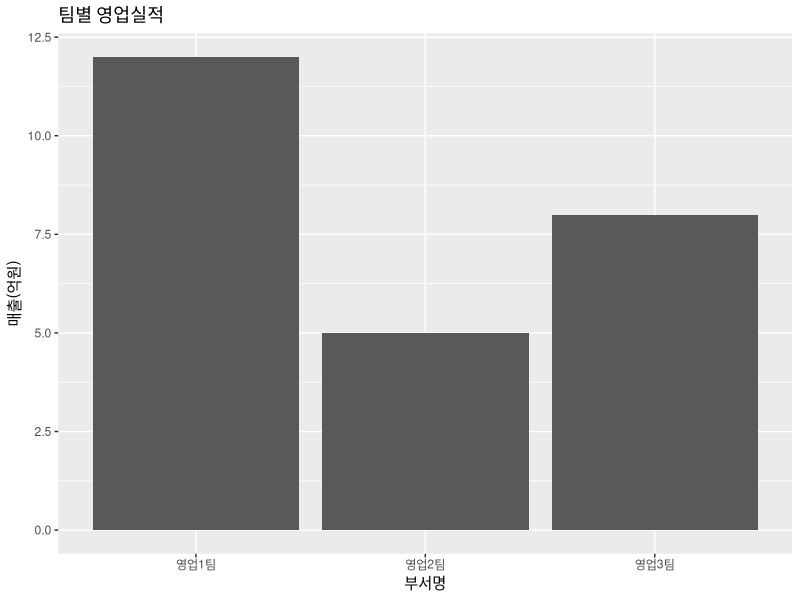
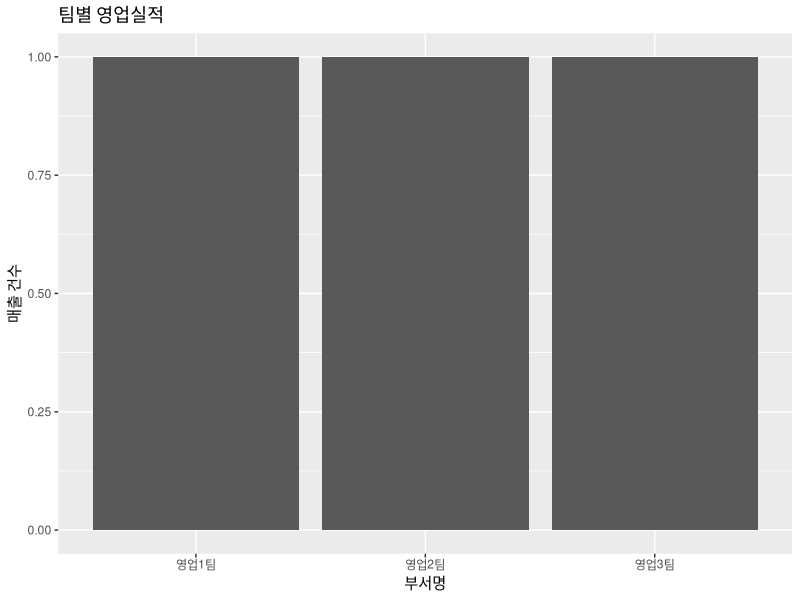
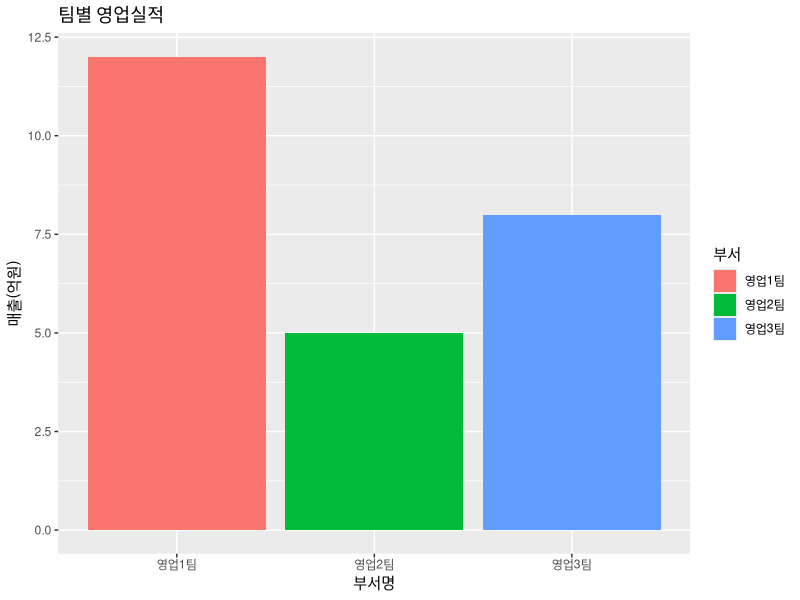
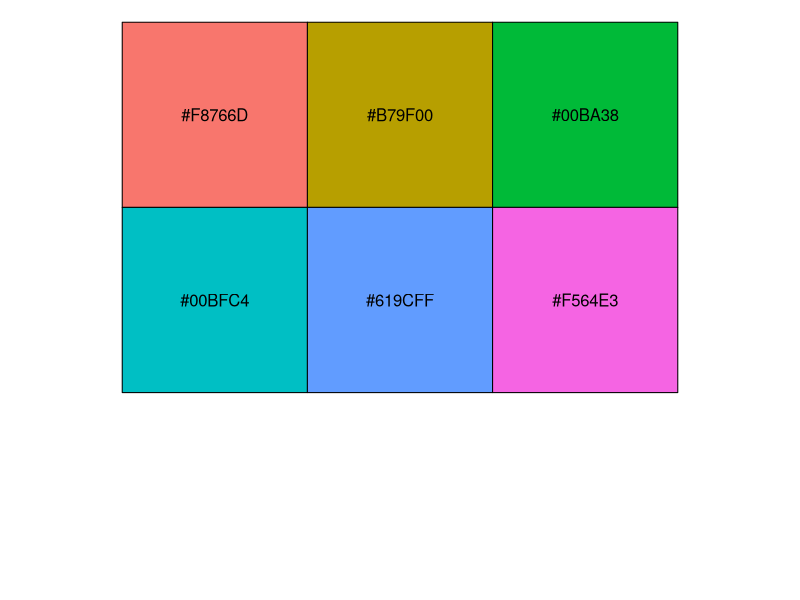
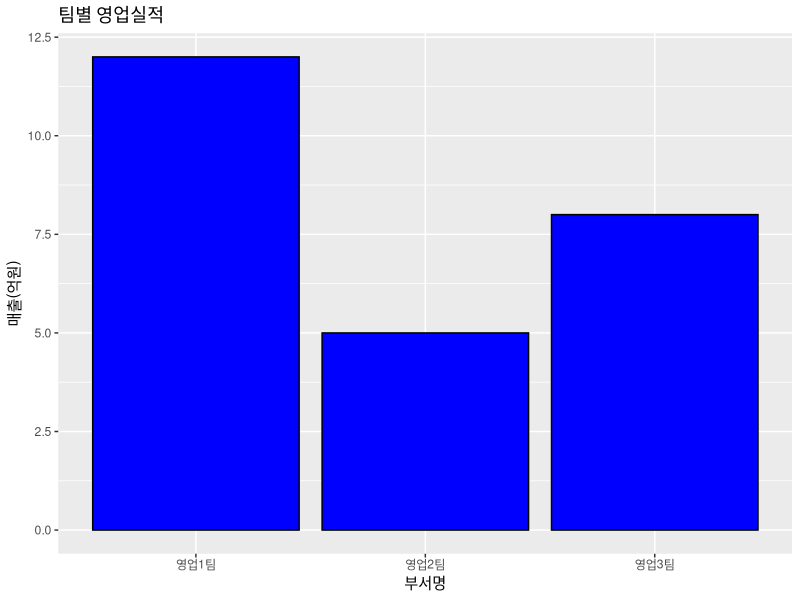
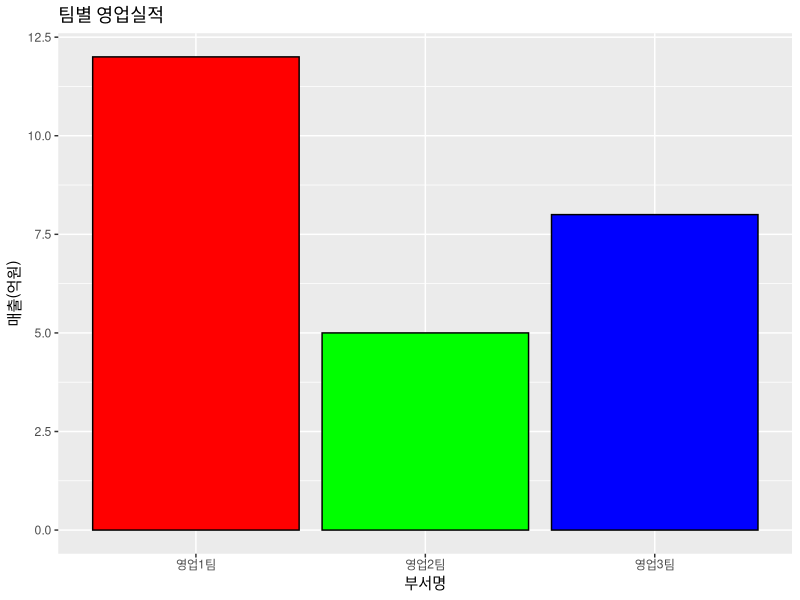
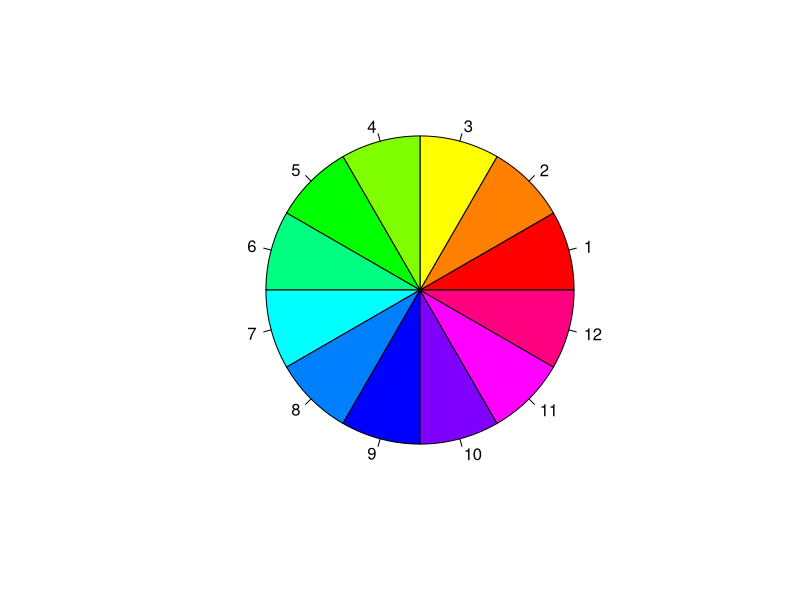
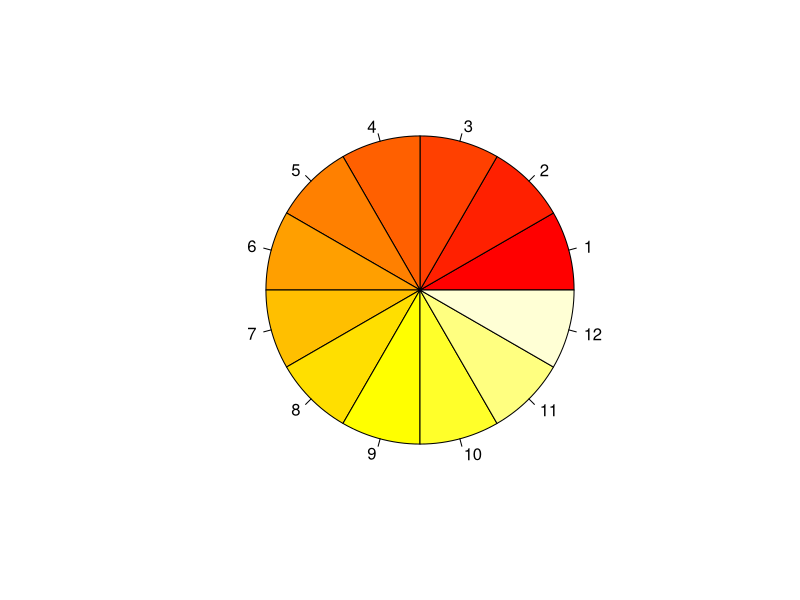

Write R code to recreate these figures, in order.
# 4장 그래프
# 막대그래프
library(ggplot2)
dept = c("영업1팀","영업2팀","영업3팀")
sales = c(12,5,8)
df1 = data.frame(부서=dept,매출=sales,분기="1분기")
df1

# 막대그래프(그래프)
ggplot(data=df1,aes(x=부서,y=매출))+ 
  geom_bar(stat = "identity")+
  labs(title = "팀별 영업실적",x="부서명",y="매출(억원)")


ggplot(data=df1,aes(x=부서))+ 
  geom_bar(stat = "count")+
  labs(title = "팀별 영업실적",x="부서명",y="매출 건수")


ggplot(data=df1,aes(x=부서,y=매출,fill=부서))+ 
  geom_bar(stat = "identity")+
  labs(title = "팀별 영업실적",x="부서명",y="매출(억원)")

install.packages("scales")
library(scales)
hex=hue_pal()(6)
show_col(hex)

library(ggplot2)
ggplot(data=df1,aes(x=부서,y=매출))+ 
  geom_bar(stat = "identity",fill=c("blue"),color="black")+
  labs(title = "팀별 영업실적",x="부서명",y="매출(억원)")

ggplot(data=df1,aes(x=부서,y=매출))+ 
  geom_bar(stat = "identity",fill=rainbow(3),color="black")+
  labs(title = "팀별 영업실적",x="부서명",y="매출(억원)")


x= rep(1,12)
pie(x,labels=seq(1,12),col=rainbow(12))
pie(x,labels=seq(1,12),col=heat.colors(12))
pie(x,labels=seq(1,12),col=terrain.colors(12))
pie(x,labels=seq(1,12),col=topo.colors(12))
pie(x,labels=seq(1,12),col=cm.colors(12))

install.packages("RColorBrewer")
library(RColorBrewer)
display.brewer.all()

dept = c("영업1팀","영업2팀","영업3팀")
sales = c(10,8,5)
df2 = data.frame(부서=dept,매출=sales,분기="2분기")

df=rbind(df1,df2)
df

library(ggplot2)
ggplot(df,aes(x=부서,y=매출,fill=분기))+
  geom_bar(stat="identity")

dept = c("영업1팀","영업2팀","영업3팀")
sales = c(7,10,11)
df3 = data.frame(부서=dept,매출=sales,분기="3분기")
df= rbind(df,df3)
df

# 막대그래프(그래프)
ggplot(data=df,aes(x=부서,y=매출,fill=분기))+ 
  geom_bar(stat = "identity",fill=cm.colors(9),color="pink")+
  labs(title = "부서 분기별 영업실적",x="부서명",y="영업매출(억원)")

ggplot(data=df,aes(x=부서,y=매출,fill=분기))+ 
  geom_bar(stat = "identity")+
  scale_fill_manual(values=c("red","black","green"))+
  labs(title = "부서 분기별 영업실적",x="부서명",y="영업매출(억원)")

ggplot(data=df,aes(x=부서,y=매출,fill=분기))+ 
  geom_bar(stat = "identity")+
  scale_fill_manual(values=topo.colors(3))+
  labs(title = "부서 분기별 영업실적",x="부서명",y="영업매출(억원)")

ggplot(data=df,aes(x=부서,y=매출,fill=분기))+ 
  geom_bar(stat = "identity",position="dodge")+
  scale_fill_manual(values=cm.colors(3))+
  labs(title = "부서 분기별 영업실적",x="부서명",y="영업매출(억원)")

ggsave("C:/R_data/graph1.png", width = 10, height = 13, units = "cm")


# 선그래프

month=c(1,2,3,4,5,6)
sales=c(3,3,5,5,7,4)
df1=data.frame(부서="영업1팀",월=month,매출=sales)

sales=c(2,2,4,8,9,6)
df2 =data.frame(부서="영업2팀",월=month,매출=sales)


df= rbind(df1,df2)
df

ggplot(data= df1,aes(x=월,y=매출,group=부서))+
  geom_line()+
  labs(title = "월별매출")

ggplot(data= df2,aes(x=월,y=매출,group=부서))+
  geom_line(color="green",size=2)+
  geom_point(color="red",size=3)+
  labs(title = "월별매출")
  
ggplot(data= df,aes(x=월,y=매출,group=부서,color=부서))+
  geom_line(size=2)+
  geom_point(size=3)+
  labs(title = "월별매출")

ggplot(data= df,aes(x=월,y=매출,group=부서))+
  geom_line(color=cm.colors(12),size=2)+
  geom_point(color=cm.colors(12),size=3)+
  labs(title = "월별매출")

#산포도  
ggplot(data = women,aes(x=height,y=weight))+
  geom_point()+
  labs(title="미국 30~39세 여성의 키,몸무게의 상관관계",x="키(inch)",y="체중(pound)")

ggplot(data = women,aes(x=height,y=weight))+
  geom_point(shape=23,color="tomato",size=2)+
  labs(title="미국 30~39세 여성의 키,몸무게의 상관관계",x="키(inch)",y="체중(pound)")




